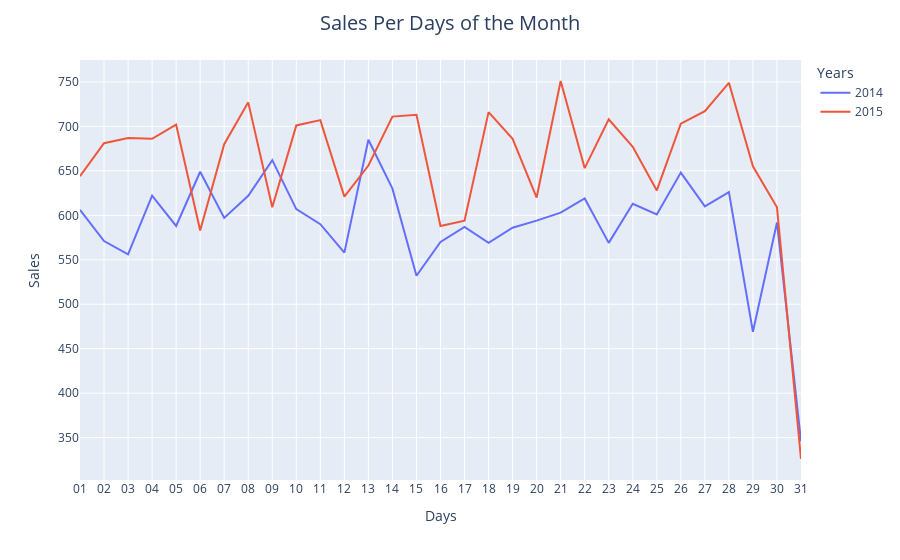

Notebook code cell kept with this figure:
### Code cell
temp3=df.groupby(['Years','Days'],as_index=False).agg(Sales=('itemDescription','count'))

fig=px.line(temp3,x='Days',y='Sales',color='Years')
fig.update_layout(title_text='Sales Per Days of the Month',title_x=0.5,
                 title={'font':{'size':20}})
fig.show()

### Figure 1 — Plotly figure (JSON) as saved in the notebook; plotly's stock layout.template omitted (floating-point values rounded to 4 significant figures)
{"data": [{"hovertemplate": "Years=2014<br>Days=%{x}<br>Sales=%{y}<extra></extra>", "legendgroup": "2014", "line": {"color": "#636efa", "dash": "solid"}, "marker": {"symbol": "circle"}, "mode": "lines", "name": "2014", "orientation": "v", "showlegend": true, "type": "scatter", "x": ["01", "02", "03", "04", "05", "06", "07", "08", "09", "10", "11", "12", "13", "14", "15", "16", "17", "18", "19", "20", "21", "22", "23", "24", "25", "26", "27", "28", "29", "30", "31"], "xaxis": "x", "y": [606, 571, 556, 622, 588, 649, 597, 622, 662, 607, 590, 558, 685, 630, 532, 570, 587, 569, 586, 594, 603, 619, 569, 613, 601, 648, 610, 626, 469, 592, 346], "yaxis": "y"}, {"hovertemplate": "Years=2015<br>Days=%{x}<br>Sales=%{y}<extra></extra>", "legendgroup": "2015", "line": {"color": "#EF553B", "dash": "solid"}, "marker": {"symbol": "circle"}, "mode": "lines", "name": "2015", "orientation": "v", "showlegend": true, "type": "scatter", "x": ["01", "02", "03", "04", "05", "06", "07", "08", "09", "10", "11", "12", "13", "14", "15", "16", "17", "18", "19", "20", "21", "22", "23", "24", "25", "26", "27", "28", "29", "30", "31"], "xaxis": "x", "y": [644, 681, 687, 686, 702, 583, 680, 727, 609, 701, 707, 621, 656, 711, 713, 588, 594, 716, 686, 620, 751, 653, 708, 677, 628, 703, 717, 749, 655, 609, 326], "yaxis": "y"}], "layout": {"legend": {"title": {"text": "Years"}, "tracegroupgap": 0}, "margin": {"t": 60}, "title": {"font": {"size": 20}, "text": "Sales Per Days of the Month", "x": 0.5}, "xaxis": {"anchor": "y", "domain": [0, 1], "title": {"text": "Days"}}, "yaxis": {"anchor": "x", "domain": [0, 1], "title": {"text": "Sales"}}}}
